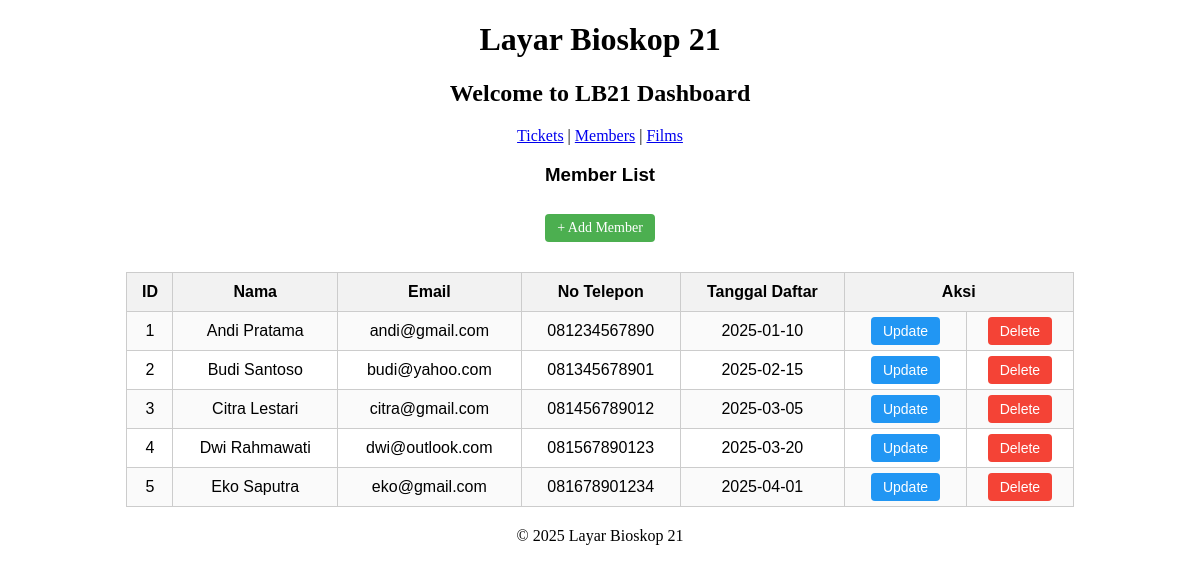
The page /?page=members on the database its author committed.
### tables this page shows
CREATE TABLE `member` (
  `id_member` int(11) NOT NULL,
  `nama_member` varchar(100) NOT NULL,
  `email` varchar(100) NOT NULL,
  `no_hp` varchar(15) NOT NULL,
  `tanggal_daftar` date NOT NULL
);

### config/db.php (called while the page is built, shortened)
<?php
class Database
{
    private $host = "localhost";
    private $username = "root";
    private $password = "";
    private $dbname = "lb21";
    public function __construct()
    {
        try {
            $this->conn = new PDO("mysql:host=$this->host;dbname=$this->dbname", $this->username, $this->password);
        } catch (PDOException $e) {
            echo "Connection failed: " . $e->getMessage();
        }
    }
}

### class/Member.php (called while the page is built, shortened)
<?php
require_once 'config/db.php';
class Member
{
    private $db;
    public function __construct()
    {
        $this->db = (new Database())->conn;
    }
    public function getAllMembers()
    {
        $sql = "SELECT * FROM member ORDER BY id_member ASC";
        $stmt = $this->db->query($sql);
        return $stmt->fetchAll(PDO::FETCH_ASSOC);
    }
}

### view/members.php (the view)
<h3>Member List</h3>
<div class="add-container">
    <a href="index.php?page=add_member" class="btn btn-add">+ Add Member</a>
</div>
<table>
    <tr>
        <th>ID</th>
        <th>Nama</th>
        <th>Email</th>
        <th>No Telepon</th>
        <th>Tanggal Daftar</th>
        <th colspan="2">Aksi</th>
    </tr>
    <?php foreach ($member->getAllMembers() as $m): ?>
        <tr>
            <td><?= $m['id_member'] ?></td>
            <td><?= $m['nama_member'] ?></td>
            <td><?= $m['email'] ?></td>
            <td><?= $m['no_hp'] ?></td>
            <td><?= $m['tanggal_daftar'] ?></td>
            <td class="actions">
                <a href="index.php?page=update_member&id_member=<?= $m['id_member'] ?>" class="btn btn-update">Update</a>
            </td>
            <td>
                <a href="index.php?page=delete_member&id_member=<?= $m['id_member'] ?>" class="btn btn-delete" onclick="return confirm('Yakin ingin menghapus member ini?');">Delete</a>
            </td>
        </tr>
    <?php endforeach; ?>
</table>

### style.css (style rules this page uses)
body { text-align: center; }
table { border-collapse: collapse; width: 80%; margin: 20px auto; text-align: center; font-family: Arial, sans-serif; }
th, td { border: 1px solid #ccc; padding: 10px; }
th { background-color: #f2f2f2; }
tr:nth-child(even) { background-color: #fafafa; }
h3 { text-align: center; font-family: Arial, sans-serif; }
.btn { padding: 6px 12px; text-decoration: none; color: white; border-radius: 4px; font-size: 14px; }
.btn-add { background-color: #4caf50; display: inline-block; margin: 10px auto; }
.btn-update { background-color: #2196f3; }
.btn-delete { background-color: #f44336; }
.actions a { margin: 0 4px; }
.add-container { text-align: center; }

### rows shown on the page
member: id_member "1", nama_member "Andi Pratama", email "andi@gmail.com", no_hp "081234567890", tanggal_daftar "2025-01-10"
member: id_member "2", nama_member "Budi Santoso", email "budi@yahoo.com", no_hp "081345678901", tanggal_daftar "2025-02-15"
member: id_member "3", nama_member "Citra Lestari", email "citra@gmail.com", no_hp "081456789012", tanggal_daftar "2025-03-05"
member: id_member "4", nama_member "Dwi Rahmawati", email "dwi@outlook.com", no_hp "081567890123", tanggal_daftar "2025-03-20"
member: id_member "5", nama_member "Eko Saputra", email "eko@gmail.com", no_hp "081678901234", tanggal_daftar "2025-04-01"
